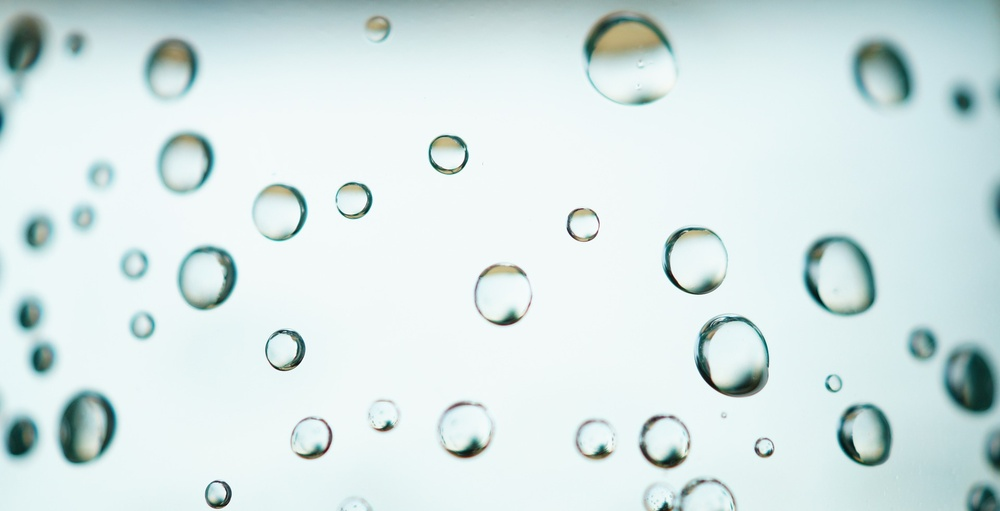
#> input picture images/bubbles-g58607190e_1920.jpg, 1000 x 511 px, shrunk from 1920 x 981 before the run, found by its file name
$ python detect_circles.py
#> lines starting #> are read from the running program, lines starting #| are printed output that depends on the picture; after the words box and inside, x2 and y2 are one past the last pixel; in counts of white or black regions, pixels touching at a corner belong together
import numpy as np
import cv2

# read a image from local directory, and turn it into
# gray scale image, using median filter to have a blurred image
img = cv2.imread('bubbles-g58607190e_1920.jpg')
#> img is the input picture: shape (511, 1000, 3); mean B, G, R 229.5, 229.6, 214.2
gray = cv2.cvtColor(img, cv2.COLOR_BGR2GRAY)
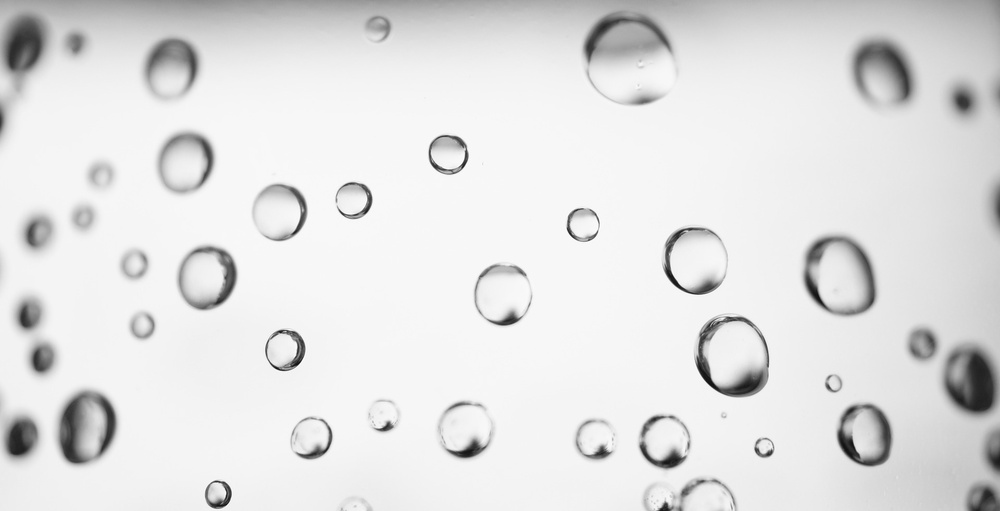
#> gray: shape (511, 1000); min 10, max 255, mean 224.9
blurred = cv2.medianBlur(gray, 25)
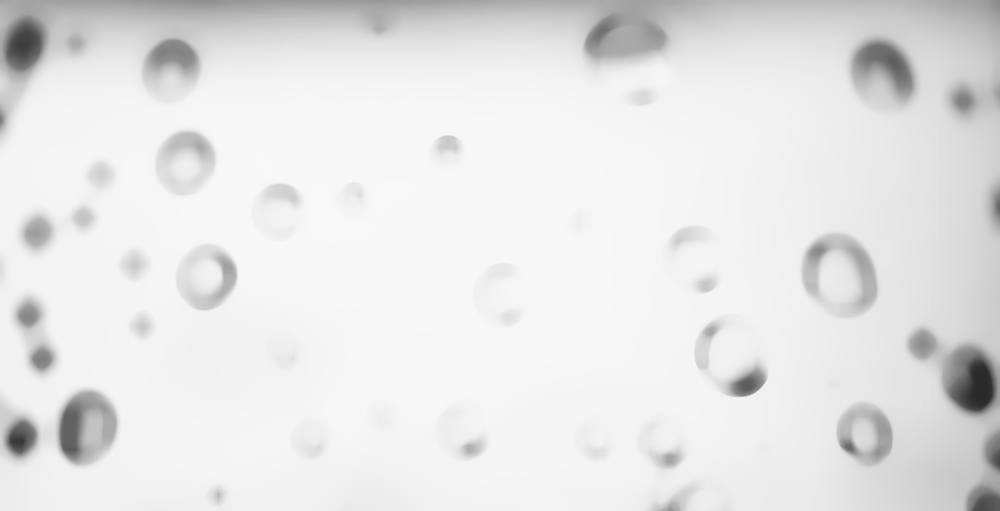
#> blurred: shape (511, 1000); min 41, max 248, mean 229.3

# PARAMETER OF HOUGHCIRCLES
# minimum distance between circles
minDist = 70
# the smaller value, the more false circles around the correct one
param1 = 10
param2 = 33
# the min and max radius of circle
minRadius = 7
maxRadius = 90

# HoughCircles function is used to detect circles
circles = cv2.HoughCircles(blurred, cv2.HOUGH_GRADIENT, 1, minDist,
    param1=param1, param2=param2, minRadius=minRadius, maxRadius=maxRadius)
#> circles = 13 rows, first 8: [208.5, 277.5, 32.9], [730.5, 350.5, 36.8], [187.5, 158.5, 27.9], [846.5, 281.5, 36], [865.5, 431.5, 29.6], [173.5, 64.5, 25.4], [134.5, 264.5, 15.2], [922.5, 344.5, 14]

# draw circles detected on the image
if circles is not None:
    circles = np.uint16(np.around(circles))
#> circles = 13 rows, first 8: [208, 278, 33], [730, 350, 37], [188, 158, 28], [846, 282, 36], [866, 432, 30], [174, 64, 25], [134, 264, 15], [922, 344, 14]
    for i in circles[0,:]:
        cv2.circle(img, (i[0], i[1]), i[2], (0, 0, 255), 2)
#> this loop made 13 passes
#> i on passes 1 to 12: [208, 278, 33], [730, 350, 37], [188, 158, 28], [846, 282, 36], [866, 432, 30], [174, 64, 25], [134, 264, 15], [922, 344, 14], [16, 44, 27], [628, 54, 39], [880, 68, 29], [280, 208, 25]
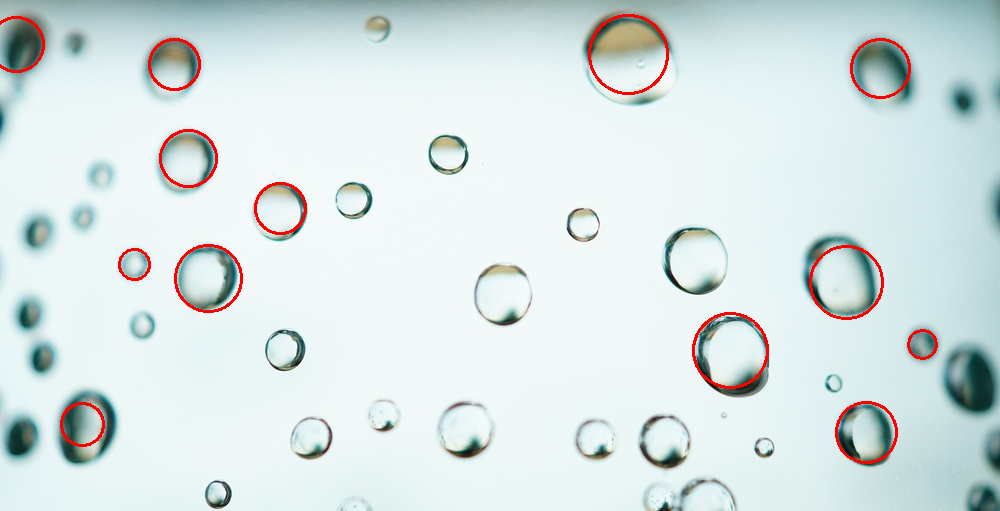
#> img: shape (511, 1000, 3); 1.31% of pixels changed, all inside (x1, y1, x2, y2) = (0, 14, 938, 464)

# Show result for parameter adjusting
cv2.imshow('imgout', img)
cv2.waitKey(0)

'''
acknowledge code from Stackoverflow@Toriam
https://stackoverflow.com/questions/60637120/detect-circles-in-opencv

cv2.circle()
https://docs.opencv.org/4.x/d6/d6e/group__imgproc__draw.html#gaf10604b069374903dbd0f0488cb43670
void cv::circle	(
InputOutputArray 	img,
Point 	center,
int 	radius,
const Scalar & 	color,
int 	thickness = 1
)

cv2.medianBlur()
https://docs.opencv.org/4.x/d4/d86/group__imgproc__filter.html#ga564869aa33e58769b4469101aac458f9

cv2.HoughCircles()
https://docs.opencv.org/3.4/d3/de5/tutorial_js_houghcircles.html

'''
